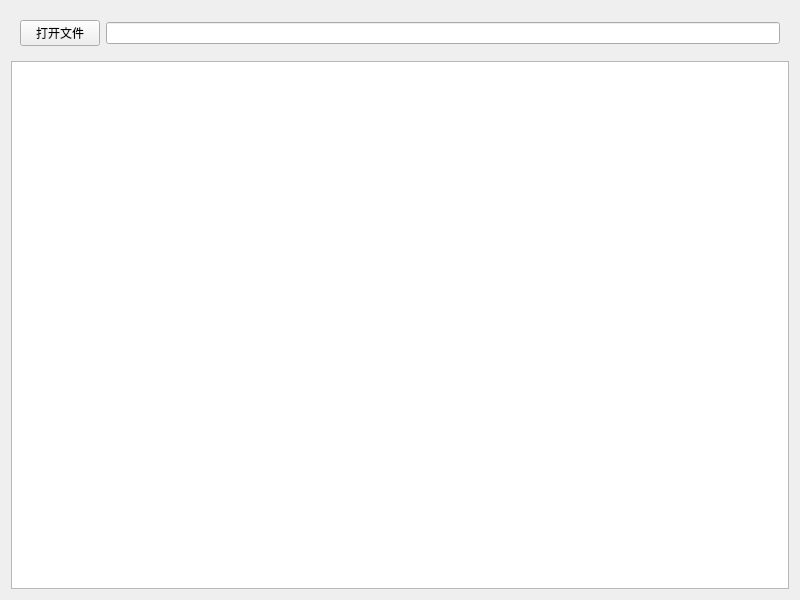
<?xml version="1.0" encoding="UTF-8"?>
<ui version="4.0">
 <class>Widget</class>
 <widget class="QWidget" name="Widget">
  <property name="geometry">
   <rect>
    <x>0</x>
    <y>0</y>
    <width>800</width>
    <height>600</height>
   </rect>
  </property>
  <property name="windowTitle">
   <string>Widget</string>
  </property>
  <layout class="QVBoxLayout" name="verticalLayout">
   <item>
    <widget class="QWidget" name="widget" native="true">
     <layout class="QHBoxLayout" name="horizontalLayout">
      <item>
       <widget class="QPushButton" name="addFile">
        <property name="text">
         <string>打开文件</string>
        </property>
       </widget>
      </item>
      <item>
       <widget class="QLineEdit" name="lineEdit"/>
      </item>
     </layout>
    </widget>
   </item>
   <item>
    <widget class="QTextEdit" name="textEdit"/>
   </item>
  </layout>
 </widget>
 <resources/>
 <connections/>
</ui>
